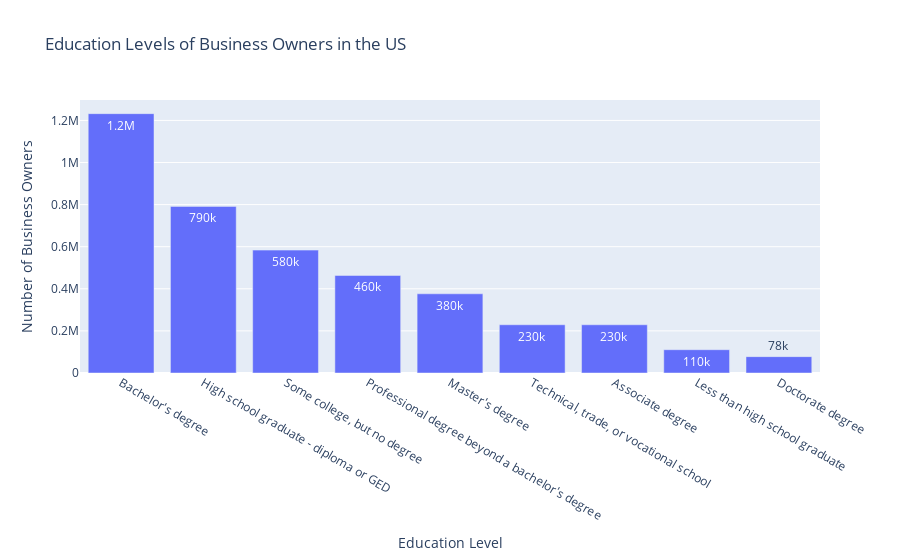

The notebook cell saved with this chart:
### Markdown cell above
### Load: US VIZUALIZATIONS
-   Loading the filtered out US dataframe into plotly graphics using bar chart and tree map to show the number of business owners that hold what degree/education level in the US

### Code cell
#plot the total as bar
fig = px.bar(newdf.sort_values(by='OWNPDEMP',ascending=False),x='OWNCHAR_LABEL',y='OWNPDEMP',text_auto = '.2s',title="Education Levels of Business Owners in the US",
             labels ={"OWNCHAR_LABEL":"Education Level",
                    "OWNPDEMP":"Number of Business Owners"})

#fig.write_image(r"../images/education_bar_chart.png",format='png',engine='kaleido')
fig.show()

### Figure 1 — Plotly figure (JSON) as saved in the notebook; plotly's stock layout.template omitted (floating-point values rounded to 4 significant figures)
{"data": [{"alignmentgroup": "True", "hovertemplate": "Education Level=%{x}<br>Number of Business Owners=%{y}<extra></extra>", "legendgroup": "", "marker": {"color": "#636efa", "pattern": {"shape": ""}}, "name": "", "offsetgroup": "", "orientation": "v", "showlegend": false, "textposition": "auto", "texttemplate": "%{y:.2s}", "type": "bar", "x": ["Bachelor's degree", "High school graduate - diploma or GED", "Some college, but no degree", "Professional degree beyond a bachelor's degree", "Master's degree", "Technical, trade, or vocational school", "Associate degree", "Less than high school graduate", "Doctorate degree"], "xaxis": "x", "y": [1232195, 791649, 583812, 463423, 376334, 229223, 229161, 110743, 77752], "yaxis": "y"}], "layout": {"barmode": "relative", "legend": {"tracegroupgap": 0}, "title": {"text": "Education Levels of Business Owners in the US"}, "xaxis": {"anchor": "y", "domain": [0, 1], "title": {"text": "Education Level"}}, "yaxis": {"anchor": "x", "domain": [0, 1], "title": {"text": "Number of Business Owners"}}}}
